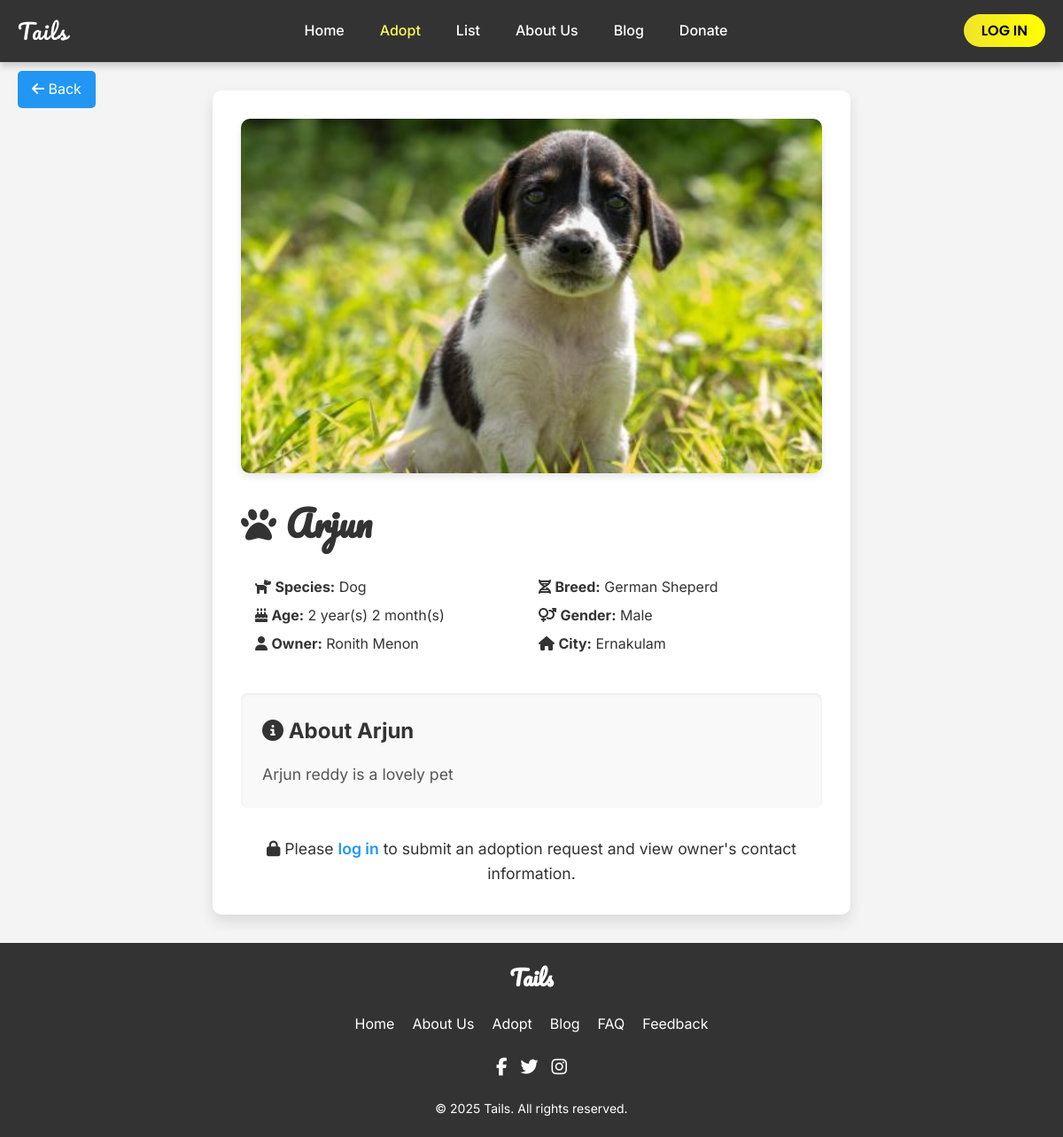
The app's page /miniproject/adoption/pet_details.php?id=26 with its own data.
### tables this page shows
CREATE TABLE `pets` (
  `PetID` int(11) NOT NULL,
  `Name` varchar(100) NOT NULL,
  `Species` varchar(50) NOT NULL,
  `Breed` varchar(50) DEFAULT NULL,
  `Age` smallint(6) DEFAULT NULL,
  `Gender` enum('Male','Female') DEFAULT NULL,
  `Description` text DEFAULT NULL,
  `Status` enum('Available','Adopted') DEFAULT 'Available',
  `ImageURL` varchar(255) DEFAULT NULL,
  `CustomerID` int(11) DEFAULT NULL,
  `CreatedAt` timestamp NOT NULL DEFAULT current_timestamp()
);

CREATE TABLE `customers` (
  `CustomerID` int(11) NOT NULL,
  `Name` varchar(100) NOT NULL,
  `Email` varchar(100) NOT NULL,
  `Password` varchar(255) NOT NULL,
  `Phone` varchar(15) DEFAULT NULL,
  `Address` varchar(255) DEFAULT NULL,
  `UserType` enum('Customer','Admin') DEFAULT 'Customer',
  `CreatedAt` timestamp NOT NULL DEFAULT current_timestamp()
);

### miniproject/adoption/pet_details.php (the view, shortened to what this page needs)
<?php
require_once '../config/connection.php';
$isLoggedIn = isset($_SESSION['user_id']);
$petId = isset($_GET['id']) ? intval($_GET['id']) : 0;
$query = "SELECT p.*, c.Name AS OwnerName, c.CustomerID AS OwnerID, c.Phone AS OwnerPhone, c.Address AS OwnerAddress FROM pets p LEFT JOIN customers c ON p.CustomerID = c.CustomerID WHERE p.PetID = ?";
$stmt = $conn->prepare($query);
$stmt->bind_param("i", $petId);
$stmt->execute();
$result = $stmt->get_result();
$pet = $result->fetch_assoc();
$isOwner = $isLoggedIn && $_SESSION['user_id'] == $pet['OwnerID'];
function formatAge($ageInMonths) {
    $years = floor($ageInMonths / 12);
    $months = $ageInMonths % 12;
    if ($years > 0 && $months > 0) {
        return "$years year(s) $months month(s)";
    } elseif ($years > 0) {
        return "$years year(s)";
    } else {
        return "$months month(s)";
    }
}
function nl2br2($string) {
    $string = str_replace(array("\r\n", "\r", "\n"), "<br />", $string);
    return $string;
}
?>
<!DOCTYPE html>
<html lang="en">
<head>
    <link rel="stylesheet" href="adoption.css">
</head>
<body>
    <header>
        <div class="logo">Tails</div>
        <nav>
            <ul>
            <li><a href="../homepage/home.php" >Home</a></li>
        <li><a href="../adoption/adoption_listing.php" style="color: #fcfa56;">Adopt</a></li>
        <li><a href="../adoption/pet_listing.php">List</a></li>
        <li><a href="../aboutus/about.php" >About Us</a></li>
        <li><a href="../blog/blog.php">Blog</a></li>
        <li><a href="../donation/donate.php">Donate</a></li>
            </ul>
        </nav>
        <div class="login">
            <?php if ($isLoggedIn): ?>
                <a href="?logout=1" class="nav-login">LOG OUT</a>
            <?php else: ?>
                <a href="../modern_login_page/index.php" class="nav-login">LOG IN</a>
            <?php endif; ?>
        </div>
    </header>
    <a href="adoption_listing.php" class="btn-back"><i class="fas fa-arrow-left"></i> Back</a>
    <section class="pet-details">
    <img src="/miniproject/adoption/uploads/<?php echo htmlspecialchars($pet['ImageURL']); ?>" alt="<?php echo htmlspecialchars($pet['Name']); ?>" class="pet-image">
    <h2><i class="fas fa-paw"></i> <?php echo htmlspecialchars($pet['Name']); ?></h2>
    <div class="pet-info">
        <p>
            <i class="fas fa-dog" aria-hidden="true"></i>
            <strong>Species:</strong>
            <span><?php echo htmlspecialchars($pet['Species']); ?></span>
        </p>
        <p>
            <i class="fas fa-dna" aria-hidden="true"></i>
            <strong>Breed:</strong>
            <span><?php echo htmlspecialchars($pet['Breed']); ?></span>
        </p>
        <p>
            <i class="fas fa-birthday-cake" aria-hidden="true"></i>
            <strong>Age:</strong>
            <span><?php echo formatAge($pet['Age']); ?></span>
        </p>
        <p>
            <i class="fas fa-venus-mars" aria-hidden="true"></i>
            <strong>Gender:</strong>
            <span><?php echo htmlspecialchars($pet['Gender']); ?></span>
        </p>
        <p>
            <i class="fas fa-user" aria-hidden="true"></i>
            <strong>Owner:</strong>
            <span><?php echo htmlspecialchars($pet['OwnerName']); ?></span>
        </p>
        <p>
            <i class="fas fa-home" aria-hidden="true"></i>
            <strong>City:</strong>
            <span><?php echo htmlspecialchars($pet['OwnerAddress']); ?></span>
        </p>
    </div>
        <div class="pet-description">
            <h3><i class="fas fa-info-circle"></i> About <?php echo htmlspecialchars($pet['Name']); ?></h3>
            <p><?php echo nl2br2(htmlspecialchars($pet['Description'])); ?></p>
        </div>
        <?php if ($isLoggedIn && !$isOwner): ?>
            <div class="adoption-form">
                <h3><i class="fas fa-heart"></i> Submit Adoption Request</h3>
                <form method="POST">
                    <button type="submit" name="adopt"><i class="fas fa-paper-plane"></i> Submit Adoption Request</button>
                </form>
            </div>
        <?php elseif (!$isLoggedIn): ?>
            <p class="login-message"><i class="fas fa-lock"></i> Please <a href="../modern_login_page/index.php">log in</a> to submit an adoption request and view owner's contact information.</p>
        <?php endif; ?>
    </section>
    <footer>
        <div class="footer-content">
            <div class="footer-logo">
                <h2>Tails</h2>
            </div>
            <div class="footer-links">
            <a href="../homepage/home.php">Home</a>
            <a href="../aboutus/about.php">About Us</a>
            <a href="../adoption/adoption_listing.php">Adopt</a>
            <a href="../blog/blog.php">Blog</a>
            <a href="../FAQ/index.php">FAQ</a>
            <a href="../feedback/feedback.php">Feedback</a>
            </div>
            <div class="footer-socials">
                <a href="#" class="social-icon"><i class="fab fa-facebook-f"></i></a>
                <a href="#" class="social-icon"><i class="fab fa-twitter"></i></a>
                <a href="#" class="social-icon"><i class="fab fa-instagram"></i></a>
            </div>
        </div>
        <div class="footer-bottom">
            <p>&copy; <?php echo date("Y"); ?> Tails. All rights reserved.</p>
        </div>
    </footer>
</body>
</html>

### miniproject/adoption/adoption.css (style rules this page uses)
* { font-family: 'Inter', sans-serif; padding: 0; margin: 0; box-sizing: border-box; text-decoration: none; }
body { display: flex; flex-direction: column; min-height: 100vh; line-height: 1.6; color: #333; background-color: #f4f4f4; }
header { height: 70px; background: #333; display: flex; align-items: center; justify-content: space-between; padding: 0 20px; box-shadow: 0 4px 8px rgba(0, 0, 0, 0.2); }
.logo { font-family: "Pacifico", cursive; font-size: 24px; color: #fff; letter-spacing: 1.5px; }
nav ul { display: flex; list-style: none; gap: 20px; }
nav a { color: #fff; font-size: 16px; font-weight: 500; padding: 10px; border-radius: 5px; transition: color 0.3s, background 0.3s; }
.nav-login { padding: 7px 20px; background: linear-gradient(to right, #f1e42b, #ffff00); color: black; font-family: "Poppins", sans-serif; font-weight: 600; border-radius: 30px; transition: background 0.3s, box-shadow 0.3s, color 0.3s; }
.pet-info { padding: 1rem; line-height: 5px; }
.pet-details { max-width: 800px; margin: 2rem auto; background-color: #fff; border-radius: 10px; box-shadow: 0 8px 16px rgba(0, 0, 0, 0.1); padding: 2rem; transition: transform 0.3s ease; width: 60%; }
.pet-details img { width: 100%; max-height: 400px; object-fit: cover; border-radius: 10px; margin-bottom: 1rem; box-shadow: 0 4px 8px rgba(0, 0, 0, 0.1); transition: transform 0.3s ease; }
.pet-details h2 { font-size: 2.5rem; margin-bottom: 1rem; color: #333; font-family: 'Pacifico', cursive; }
.pet-info { display: grid; grid-template-columns: repeat(auto-fit, minmax(200px, 1fr)); gap: 1rem; margin-bottom: 2rem; }
.pet-description { background-color: #f9f9f9; padding: 1.5rem; border-radius: 8px; margin-bottom: 2rem; box-shadow: inset 0 2px 4px rgba(0, 0, 0, 0.05); }
.pet-description h3 { font-size: 1.5rem; margin-bottom: 1rem; color: #333; }
.pet-description p { font-size: 1.1rem; line-height: 1.6; color: #555; white-space: pre-wrap; }
.btn-back { background-color: #2196f3; color: white; position: fixed; top: 80px; left: 20px; padding: 0.5rem 1rem; border-radius: 5px; text-decoration: none; transition: background-color 0.3s, transform 0.3s; z-index: 100; }
footer { background: #333; color: #fff; padding: 20px 0; text-align: center; margin-top: auto; }
.footer-content { display: flex; flex-direction: column; align-items: center; gap: 20px; }
.footer-logo h2 { margin: 0; font-family: "Pacifico", cursive; font-size: 24px; }
.footer-links { display: flex; gap: 20px; }
.footer-links a { color: #fff; font-size: 16px; }
.footer-socials { display: flex; gap: 15px; }
.social-icon { color: #fff; font-size: 20px; }
.footer-bottom { margin-top: 20px; }
.footer-bottom p { margin: 0; font-size: 14px; }
.login-message { text-align: center; margin-top: 2rem; font-size: 1.1rem; }
.login-message a { color: #2196f3; text-decoration: none; font-weight: 600; }

### records on screen
pets: ImageURL (picture), Name "Arjun", Species "Dog", Breed "German Sheperd", Age "2 year(s) 2 month(s)", Gender "Male", CustomerID.Name "Ronith Menon", CustomerID.Address "Ernakulam", Description "Arjun reddy is a lovely pet"
